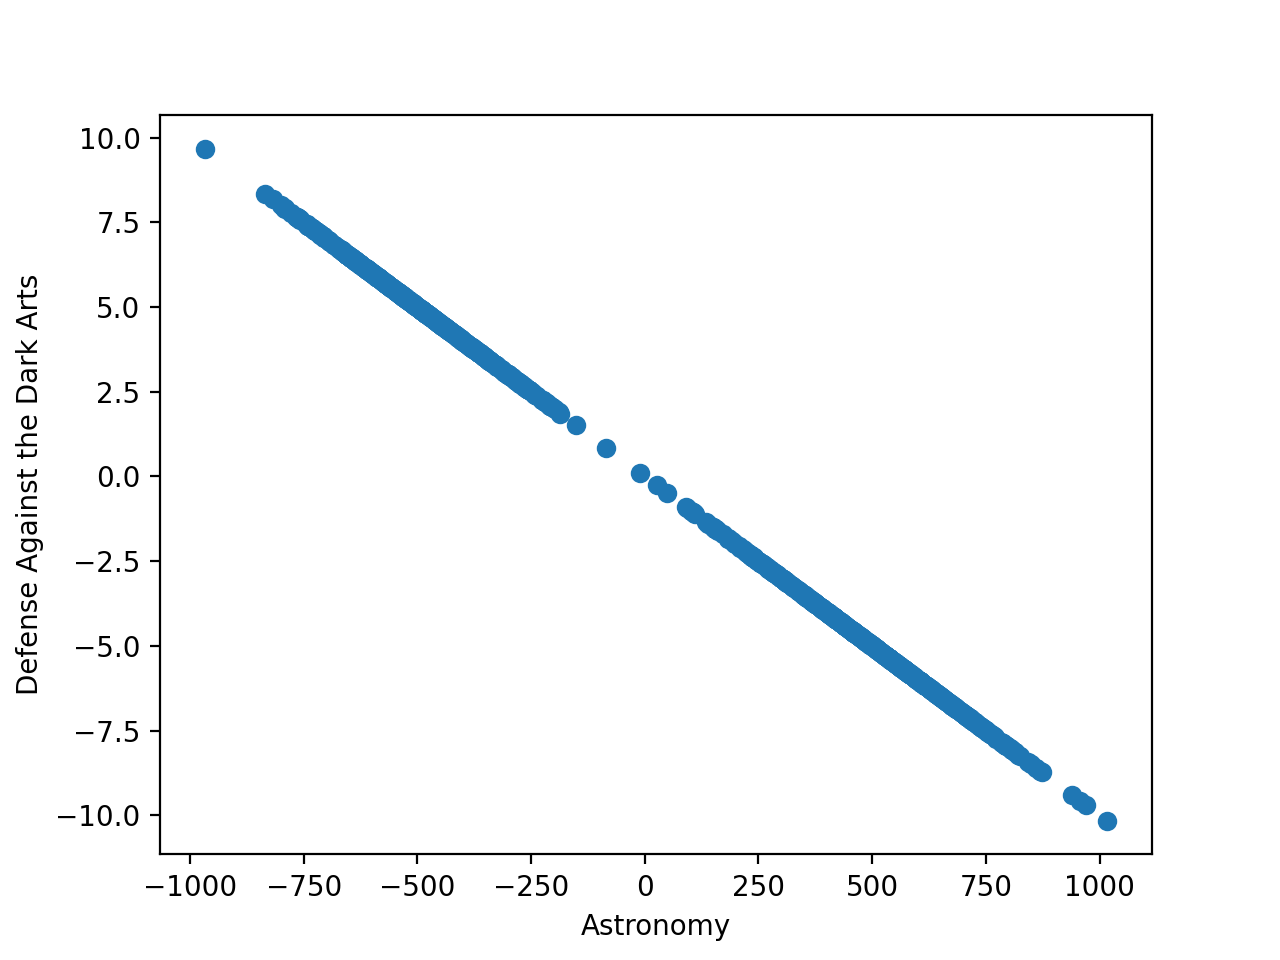

Source code (Python):
import pandas as pd
import matplotlib.pyplot as plt
import sys


def get_marks_by_subject(marks, subject_school):
    df = marks[subject_school]
    df.dropna(inplace=True)
    return df


def plot_scat(marks):
    plt.figure()
    plt.scatter(marks['Astronomy'], marks['Defense Against the Dark Arts'], label='students')
    plt.xlabel('Astronomy')
    plt.ylabel('Defense Against the Dark Arts')
    plt.show()


if __name__ == "__main__":
    dataset = pd.read_csv(sys.argv[1], index_col='Index')
    marks = dataset[dataset.columns[6:]]
    plot_scat(marks)
